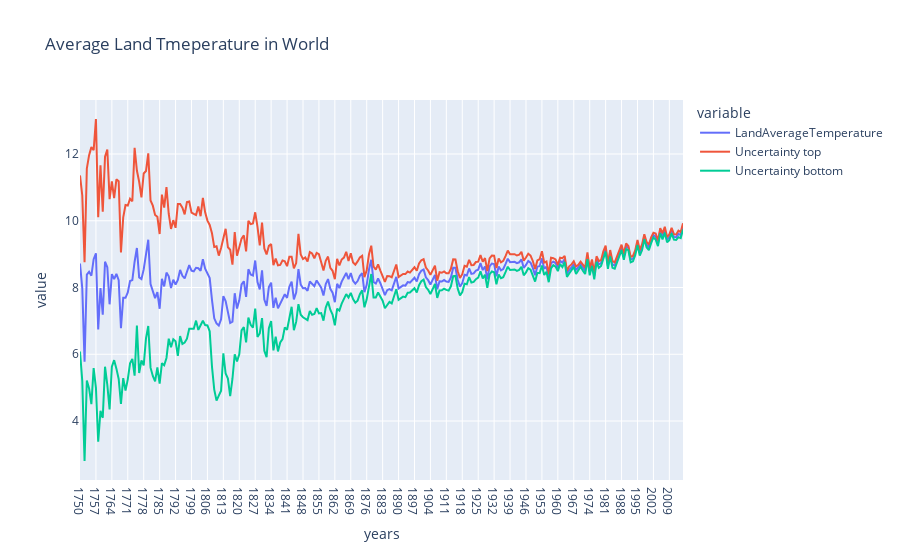

The notebook cell this image was saved under:
### Code cell
fig=px.line(data,x='years',y=['LandAverageTemperature',
       'Uncertainty top', 'Uncertainty bottom'],title='Average Land Tmeperature in World')
fig.show()

### Figure 1 — Plotly figure (JSON) as saved in the notebook; plotly's stock layout.template omitted (floating-point values rounded to 4 significant figures; data arrays with more than 128 entries replaced by an {"elided": "..."} marker saying what was removed)
{"data": [{"hovertemplate": "variable=LandAverageTemperature<br>years=%{x}<br>value=%{y}<extra></extra>", "legendgroup": "LandAverageTemperature", "line": {"color": "#636efa", "dash": "solid"}, "mode": "lines", "name": "LandAverageTemperature", "orientation": "v", "showlegend": true, "type": "scatter", "x": {"elided": "266 str values"}, "xaxis": "x", "y": {"elided": "266 float values"}, "yaxis": "y"}, {"hovertemplate": "variable=Uncertainty top<br>years=%{x}<br>value=%{y}<extra></extra>", "legendgroup": "Uncertainty top", "line": {"color": "#EF553B", "dash": "solid"}, "mode": "lines", "name": "Uncertainty top", "orientation": "v", "showlegend": true, "type": "scatter", "x": {"elided": "266 str values"}, "xaxis": "x", "y": {"elided": "266 float values"}, "yaxis": "y"}, {"hovertemplate": "variable=Uncertainty bottom<br>years=%{x}<br>value=%{y}<extra></extra>", "legendgroup": "Uncertainty bottom", "line": {"color": "#00cc96", "dash": "solid"}, "mode": "lines", "name": "Uncertainty bottom", "orientation": "v", "showlegend": true, "type": "scatter", "x": {"elided": "266 str values"}, "xaxis": "x", "y": {"elided": "266 float values"}, "yaxis": "y"}], "layout": {"legend": {"title": {"text": "variable"}, "tracegroupgap": 0}, "title": {"text": "Average Land Tmeperature in World"}, "xaxis": {"anchor": "y", "domain": [0.0, 1.0], "title": {"text": "years"}}, "yaxis": {"anchor": "x", "domain": [0.0, 1.0], "title": {"text": "value"}}}}
